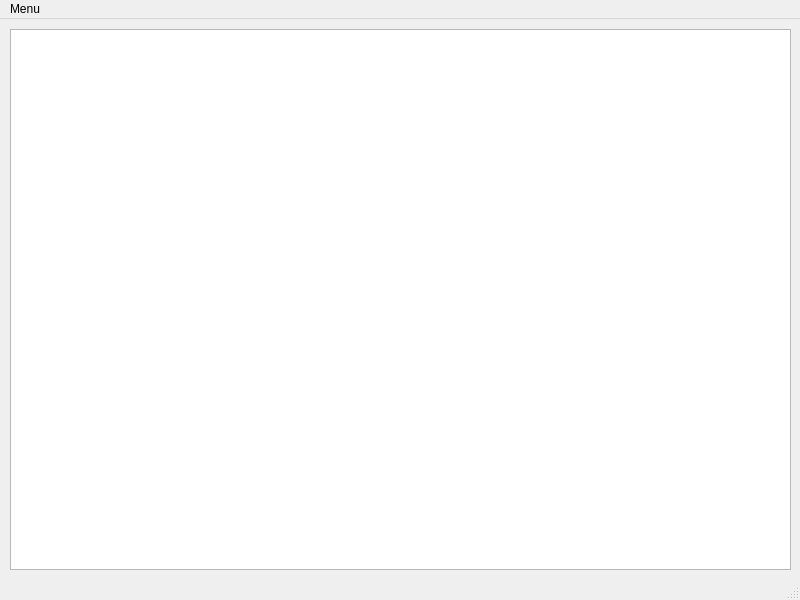
<?xml version="1.0" encoding="UTF-8"?>
<ui version="4.0">
 <class>CirconscriptionGUIClass</class>
 <widget class="QMainWindow" name="CirconscriptionGUIClass">
  <property name="geometry">
   <rect>
    <x>0</x>
    <y>0</y>
    <width>800</width>
    <height>600</height>
   </rect>
  </property>
  <property name="windowTitle">
   <string>MainWindow</string>
  </property>
  <widget class="QWidget" name="centralwidget">
   <widget class="QTextEdit" name="affichage">
    <property name="geometry">
     <rect>
      <x>10</x>
      <y>10</y>
      <width>781</width>
      <height>541</height>
     </rect>
    </property>
   </widget>
  </widget>
  <widget class="QMenuBar" name="menubar">
   <property name="geometry">
    <rect>
     <x>0</x>
     <y>0</y>
     <width>800</width>
     <height>25</height>
    </rect>
   </property>
   <widget class="QMenu" name="menuMenu">
    <property name="title">
     <string>Menu</string>
    </property>
    <addaction name="InscriptionCandidat"/>
    <addaction name="InscriptionElecteur"/>
    <addaction name="DesinscrirePersonne"/>
    <addaction name="Quitter"/>
   </widget>
   <addaction name="menuMenu"/>
  </widget>
  <widget class="QStatusBar" name="statusbar"/>
  <action name="InscriptionCandidat">
   <property name="text">
    <string>InscriptionCandidat</string>
   </property>
  </action>
  <action name="InscriptionElecteur">
   <property name="text">
    <string>InscriptionElecteur</string>
   </property>
  </action>
  <action name="DesinscrirePersonne">
   <property name="text">
    <string>DesinscrirePersonne</string>
   </property>
  </action>
  <action name="Quitter">
   <property name="text">
    <string>Quitter</string>
   </property>
  </action>
 </widget>
 <resources/>
 <connections>
  <connection>
   <sender>Quitter</sender>
   <signal>triggered()</signal>
   <receiver>CirconscriptionGUIClass</receiver>
   <slot>close()</slot>
   <hints>
    <hint type="sourcelabel">
     <x>-1</x>
     <y>-1</y>
    </hint>
    <hint type="destinationlabel">
     <x>399</x>
     <y>299</y>
    </hint>
   </hints>
  </connection>
  <connection>
   <sender>InscriptionElecteur</sender>
   <signal>triggered()</signal>
   <receiver>CirconscriptionGUIClass</receiver>
   <slot>dialogueInscriptionElecteur()</slot>
   <hints>
    <hint type="sourcelabel">
     <x>-1</x>
     <y>-1</y>
    </hint>
    <hint type="destinationlabel">
     <x>399</x>
     <y>299</y>
    </hint>
   </hints>
  </connection>
  <connection>
   <sender>InscriptionCandidat</sender>
   <signal>triggered()</signal>
   <receiver>CirconscriptionGUIClass</receiver>
   <slot>dialogueInscriptionCandidat()</slot>
   <hints>
    <hint type="sourcelabel">
     <x>-1</x>
     <y>-1</y>
    </hint>
    <hint type="destinationlabel">
     <x>399</x>
     <y>299</y>
    </hint>
   </hints>
  </connection>
  <connection>
   <sender>DesinscrirePersonne</sender>
   <signal>triggered()</signal>
   <receiver>CirconscriptionGUIClass</receiver>
   <slot>dialogueDesinscriptionPersonne()</slot>
   <hints>
    <hint type="sourcelabel">
     <x>-1</x>
     <y>-1</y>
    </hint>
    <hint type="destinationlabel">
     <x>399</x>
     <y>299</y>
    </hint>
   </hints>
  </connection>
 </connections>
 <slots>
  <slot>dialogueDesinscriptionPersonne()</slot>
  <slot>dialogueInscriptionCandidat()</slot>
  <slot>dialogueInscriptionElecteur()</slot>
 </slots>
</ui>
